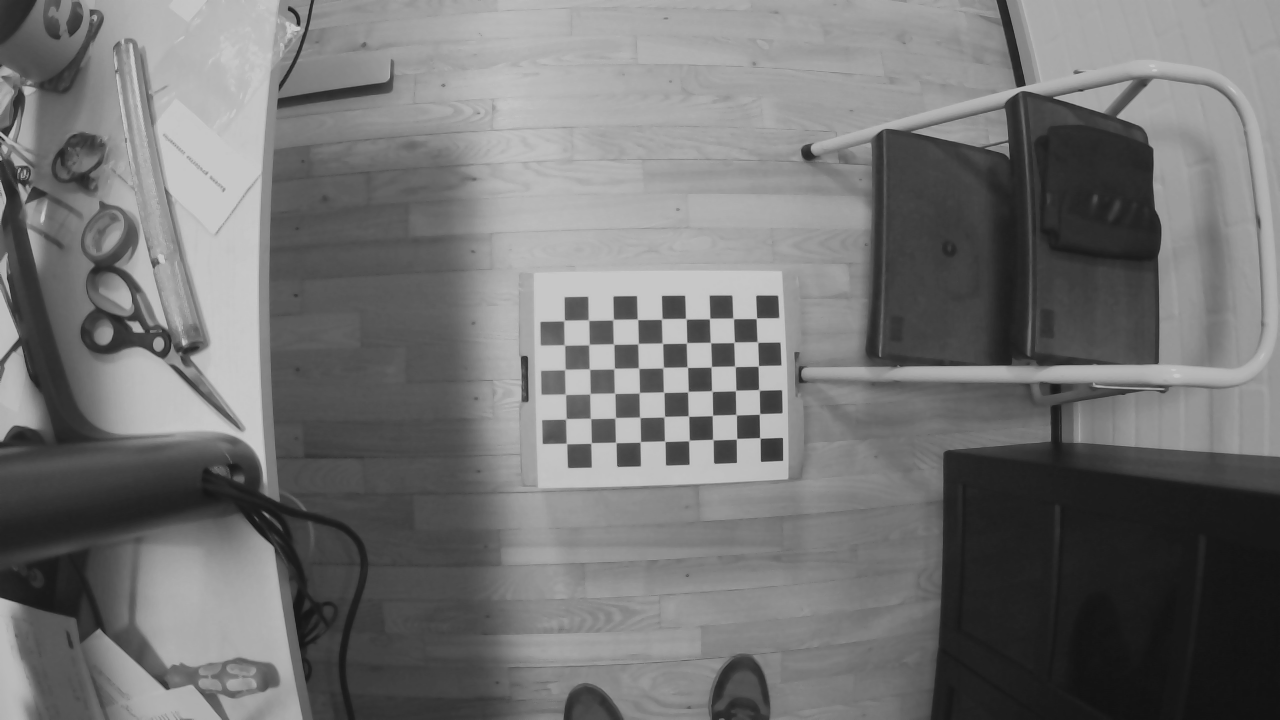
#> input picture src/CameraCalibration/Stereo_calibration_images/left-0001.png, 1280 x 720 px, given as the content of the folder left, which was not available
$ jupyter execute --allow-errors stereo_calib_v2.ipynb   (older library calls are emulated)
#> lines starting #> are read from the running program, lines starting #| are printed output that depends on the picture; after the words box and inside, x2 and y2 are one past the last pixel; in counts of white or black regions, pixels touching at a corner belong together; long printed decimals are rounded; pictures that were not available may be replaced by others from this repository, and a replacement may not be noted
[cell 1]
import cv2
import numpy as np
import os
import glob
import matplotlib.pyplot as plt


# Defining the dimensions of checkerboard
CHECKERBOARD = (6,9)
criteria = (cv2.TERM_CRITERIA_EPS + cv2.TERM_CRITERIA_MAX_ITER, 30, 0.001)

# Creating vector to store vectors of 3D points for each checkerboard image
objpoints_left = []
objpoints_right = []

# Creating vector to store vectors of 2D points for each checkerboard image
imgpoints_left = []
imgpoints_right = []


# Defining the world coordinates for 3D points
objp = np.zeros((CHECKERBOARD[0] * CHECKERBOARD[1], 3), np.float32)
objp[:,:2] = np.mgrid[0:CHECKERBOARD[1], 0:CHECKERBOARD[0]].T.reshape(-1, 2)

prev_img_shape = None

# Extracting path of individual image stored in a given directory
# NOTE I have split images in 2 separate subfolders

images = sorted(glob.glob('left/*.png'))
assert images

for fname in images:
    img = cv2.imread(fname)
#> img is the input picture: shape (720, 1280, 3); min 18, max 201, mean 115.2
    gray = cv2.cvtColor(img,cv2.COLOR_BGR2GRAY)

    # Find the chess board corners
    ret, corners = cv2.findChessboardCorners(gray, (CHECKERBOARD[1],CHECKERBOARD[0]), cv2.CALIB_CB_ADAPTIVE_THRESH + cv2.CALIB_CB_FAST_CHECK + cv2.CALIB_CB_NORMALIZE_IMAGE)
#> ret = True; corners = 54 rows, first 8: [760, 438], [736.6, 438.6], [712.8, 439.5], [688.9, 440.5], [664.8, 441.2], [640.3, 441.8], [615.7, 442.4], [591.1, 443]

    if ret == True:
        objpoints_left.append(objp)

        corners2 = cv2.cornerSubPix(gray, corners, (11,11),(-1,-1), criteria)
#> corners2 = 54 rows, first 8: [759.9, 437.9], [736.5, 438.7], [712.8, 439.6], [688.9, 440.4], [664.7, 441.2], [640.3, 441.8], [615.8, 442.5], [591.1, 443]
        imgpoints_left.append(corners2)

        # Draw and display the corners
        #img = cv2.drawChessboardCorners(img, (CHECKERBOARD[1],CHECKERBOARD[0]), corners2, ret)

#    cv2.imshow('img',img)
#    cv2.waitKey(0)

cv2.destroyAllWindows()

images = sorted(glob.glob('right/*.png'))
assert images

for fname in images:
    img = cv2.imread(fname)
    gray = cv2.cvtColor(img,cv2.COLOR_BGR2GRAY)

    # Find the chess board corners
    ret, corners = cv2.findChessboardCorners(gray, (CHECKERBOARD[1],CHECKERBOARD[0]), cv2.CALIB_CB_ADAPTIVE_THRESH + cv2.CALIB_CB_FAST_CHECK + cv2.CALIB_CB_NORMALIZE_IMAGE)

    if ret == True:
        objpoints_right.append(objp)

        corners2 = cv2.cornerSubPix(gray, corners, (11,11),(-1,-1), criteria)
        imgpoints_right.append(corners2)

[cell 2]
#calibrate left camera

#calib_flags = (cv2.CALIB_FIX_PRINCIPAL_POINT + cv2.CALIB_RATIONAL_MODEL)

ret, mtxL, distL, rvecsL, tvecsL = cv2.calibrateCamera(objpoints_left, imgpoints_left, gray.shape[::-1], None, None)
#> ret = 0.0699; mtxL = [[629.7, 0, 588.6], [0, 630.1, 382.7], [0, 0, 1]]; distL = [[-0.455, 1.87, -0.00549, 0.0188, -7.79]]; rvecsL = ([-0.0618, 0.062, 3.12],); tvecsL = ([7.09, 2.31, 25.68],)
print("Camera matrix : \n")
print(mtxL)
#| [[629.715   0.         588.591]
#|  [  0.         630.117  382.720]
#|  [  0.           0.           1.        ]]
print("dist : \n")
print(distL)
#| [[-4.55228837e-01  1.87206424e+00 -5.49130698e-03  1.87969069e-02
#|   -7.78667591e+00]]

[cell 3]
#calibrate right camera

ret, mtxR, distR, rvecsR, tvecsR = cv2.calibrateCamera(objpoints_right, imgpoints_right, gray.shape[::-1], None, None)
#> mtxR = [[629.7, 0, 588.6], [0, 630.1, 382.7], [0, 0, 1]]; distR = [[-0.455, 1.87, -0.00549, 0.0188, -7.79]]; rvecsR = ([-0.0618, 0.062, 3.12],); tvecsR = ([7.09, 2.31, 25.68],)
print("Camera matrix : \n")
print(mtxR)
#| [[629.715   0.         588.591]
#|  [  0.         630.117  382.720]
#|  [  0.           0.           1.        ]]
print("dist : \n")
print(distR)
#| [[-4.55228837e-01  1.87206424e+00 -5.49130698e-03  1.87969069e-02
#|   -7.78667591e+00]]

[cell 4]
#Test the calibration by undistorting

#undistort
imgL = cv2.imread('left-0000.png')
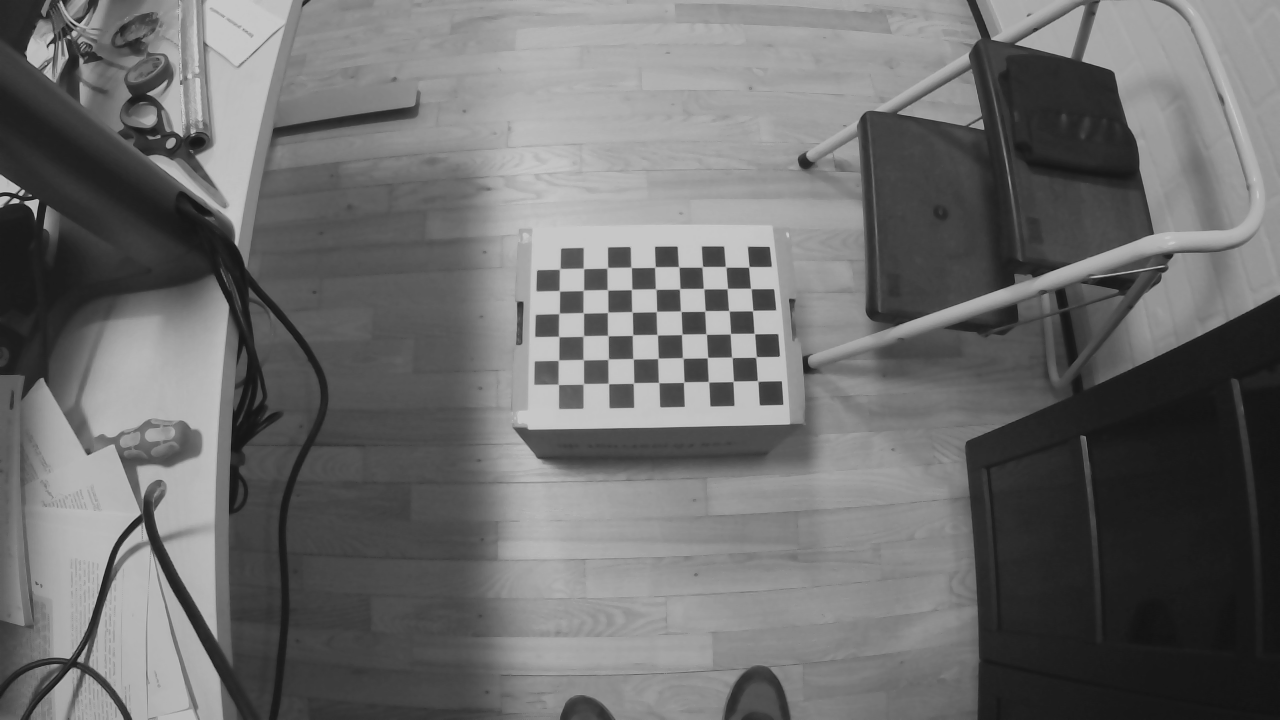
#> input picture src/CameraCalibration/Stereo_calibration_images/left-0000.png, 1280 x 720 px, found by its file name
#> imgL is the input picture: shape (720, 1280, 3); min 18, max 201, mean 109.2
imgR = cv2.imread('right-0000.png')
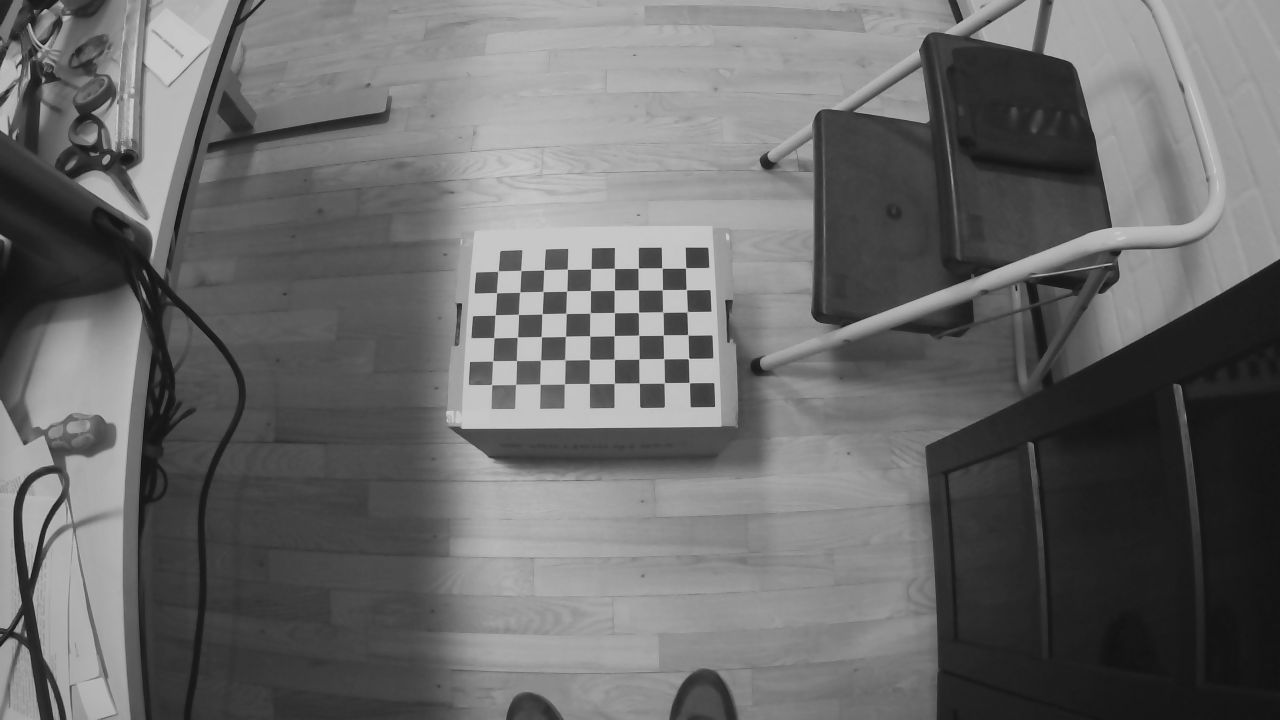
#> input picture src/CameraCalibration/Stereo_calibration_images/right-0000.png, 1280 x 720 px, found by its file name
#> imgR is the input picture: shape (720, 1280, 3); min 17, max 201, mean 105.9
h,  w = imgL.shape[:2]
#> h = 720; w = 1280


# [16 lines of commented-out code are left out]

print("NEW Camera matrix : \n")
#> (the rest of this cell did not finish here and is left out)

[cell 5]
#stereo calibrate

stereocalibration_criteria = (cv2.TERM_CRITERIA_EPS + cv2.TERM_CRITERIA_MAX_ITER, 100, 1e-5)
stereocalibration_flags = (cv2.CALIB_FIX_K3 + cv2.CALIB_FIX_K4 + cv2.CALIB_FIX_K5 + cv2.CALIB_FIX_ASPECT_RATIO + cv2.CALIB_ZERO_TANGENT_DIST + cv2.CALIB_SAME_FOCAL_LENGTH + cv2.CALIB_RATIONAL_MODEL)
stereocalibration_retval, cameraMatrix1, distCoeffs1, cameraMatrix2, distCoeffs2, R, T, E, F = cv2.stereoCalibrate(objpoints_left,imgpoints_left,imgpoints_right,mtxL,distL,mtxR,distR,gray.shape[::-1], flags = stereocalibration_flags, criteria = stereocalibration_criteria)
#> stereocalibration_retval = 0.0753; cameraMatrix1 = [[812.8, 0, 623.9], [0, 813.3, 371.4], [0, 0, 1]]; cameraMatrix2 = [[812.8, 0, 623.9], [0, 813.3, 371.4], [0, 0, 1]]; R = [[1, -1.6e-11, 1.28e-10], [1.6e-11, 1, 6.05e-11], [-1.28e-10, -6.05e-11, 1]]; T = [3.72e-09, 1.95e-09, -1.77e-07]; E = [[2.58e-18, 1.77e-07, 1.95e-09], [-1.77e-07, 3.06e-18, -3.72e-09], [-1.95e-09, 3.72e-09, -2.52e-20]]; F = [[2.71e-06, 186388.4, -67555034.8], [-186388.4, 3.21e-06, 113102416.9], [67555034.8, -113102416.9, 1]]

print("RETVAL: \n")
print(stereocalibration_retval)
#| 0.07529
print("Camera matrix 1: \n")
print(cameraMatrix1)
#| [[812.801    0.         623.858]
#|  [  0.         813.321 371.401]
#|  [  0.           0.           1.        ]]
print("Camera matrix 2: \n")
print(cameraMatrix2)
#| [[812.801    0.         623.858]
#|  [  0.         813.321 371.401]
#|  [  0.           0.           1.        ]]
print("R: \n")
print(R)
#| [[ 1.00000000e+00 -1.59644295e-11  1.28109677e-10]
#|  [ 1.59644295e-11  1.00000000e+00  6.05117367e-11]
#|  [-1.28109677e-10 -6.05117367e-11  1.00000000e+00]]
print("T: \n")
print(T)
#| [[ 3.72030499e-09]
#|  [ 1.95394875e-09]
#|  [-1.77383745e-07]]
print("E: \n")
print(E)
#| [[ 2.58151055e-18  1.77383745e-07  1.95394876e-09]
#|  [-1.77383745e-07  3.05695241e-18 -3.72030501e-09]
#|  [-1.95394875e-09  3.72030499e-09 -2.51976266e-20]]
print("F: \n")
print(F)
#| [[ 2.71429018e-06  1.86388370e+05 -6.75550348e+07]
#|  [-1.86388370e+05  3.21008321e-06  1.13102417e+08]
#|  [ 6.75550348e+07 -1.13102417e+08  1.00000000e+00]]

[cell 6]
P1 = np.zeros(shape=(3,4))
P2 = np.zeros(shape=(3,4))

R1 = np.zeros(shape=(3,3))
R2 = np.zeros(shape=(3,3))

R1, R2, P1, P2, Q, roi1, roi2 = cv2.stereoRectify(cameraMatrix1,distCoeffs1,cameraMatrix2,distCoeffs2,gray.shape[::-1], R, T, alpha=0)
#> R1 = [[0.021, 0.011, -1], [-0.011, 1, 0.0108], [1, 0.0108, 0.0211]]; R2 has the same summary as R1; P1 = [[44291, 0, 622.5, 0], [0, 44291, 370.9, 0], [0, 0, 1, 0]]; P2 = [[44291, 0, 622.5, 0.00786], [0, 44291, 370.9, 0], [0, 0, 1, 0]]; Q = [[1, 0, 0, -622.5], [0, 1, 0, -370.9], [0, 0, 0, 44291], [0, 0, -5635913.9, 0]]; roi1 = (0, 0, 0, 0); roi2 = (0, 0, 0, 0)


print("R1: \n")
print(R1)
#| [[ 0.02097  0.01101 -0.9997]
#|  [-0.01101  0.9999  0.01078]
#|  [ 0.9997  0.01078  0.02109 ]]
print("R2: \n")
print(R2)
#| [[ 0.02097  0.01101 -0.9997]
#|  [-0.01101  0.9999  0.01078]
#|  [ 0.9997  0.01078  0.02109 ]]
print("P1: \n")
print(P1)
#| [[4.42910377e+04 0.00000000e+00 6.22468025e+02 0.00000000e+00]
#|  [0.00000000e+00 4.42910377e+04 3.70866272e+02 0.00000000e+00]
#|  [0.00000000e+00 0.00000000e+00 1.00000000e+00 0.00000000e+00]]
print("P2: \n")
print(P2)
#| [[4.42910377e+04 0.00000000e+00 6.22468025e+02 7.85871444e-03]
#|  [0.00000000e+00 4.42910377e+04 3.70866272e+02 0.00000000e+00]
#|  [0.00000000e+00 0.00000000e+00 1.00000000e+00 0.00000000e+00]]
print("Q: \n")
print(Q)
#| [[ 1.00000000e+00  0.00000000e+00  0.00000000e+00 -6.22468025e+02]
#|  [ 0.00000000e+00  1.00000000e+00  0.00000000e+00 -3.70866272e+02]
#|  [ 0.00000000e+00  0.00000000e+00  0.00000000e+00  4.42910377e+04]
#|  [ 0.00000000e+00  0.00000000e+00 -5.63591388e+06  0.00000000e+00]]
print("ROI 1: \n")
print(roi1)
#| (0, 0, 0, 0)
print("ROI 2: \n")
print(roi2)
#| (0, 0, 0, 0)

[cell 7]
### TEST ##
#initialize maps

imgL = cv2.imread('left/left-0000.png')
imgR = cv2.imread('right/right-0000.png')


map1x, map1y = cv2.initUndistortRectifyMap(cameraMatrix1, distCoeffs1, R1, P1, gray.shape[::-1], cv2.CV_32FC1)
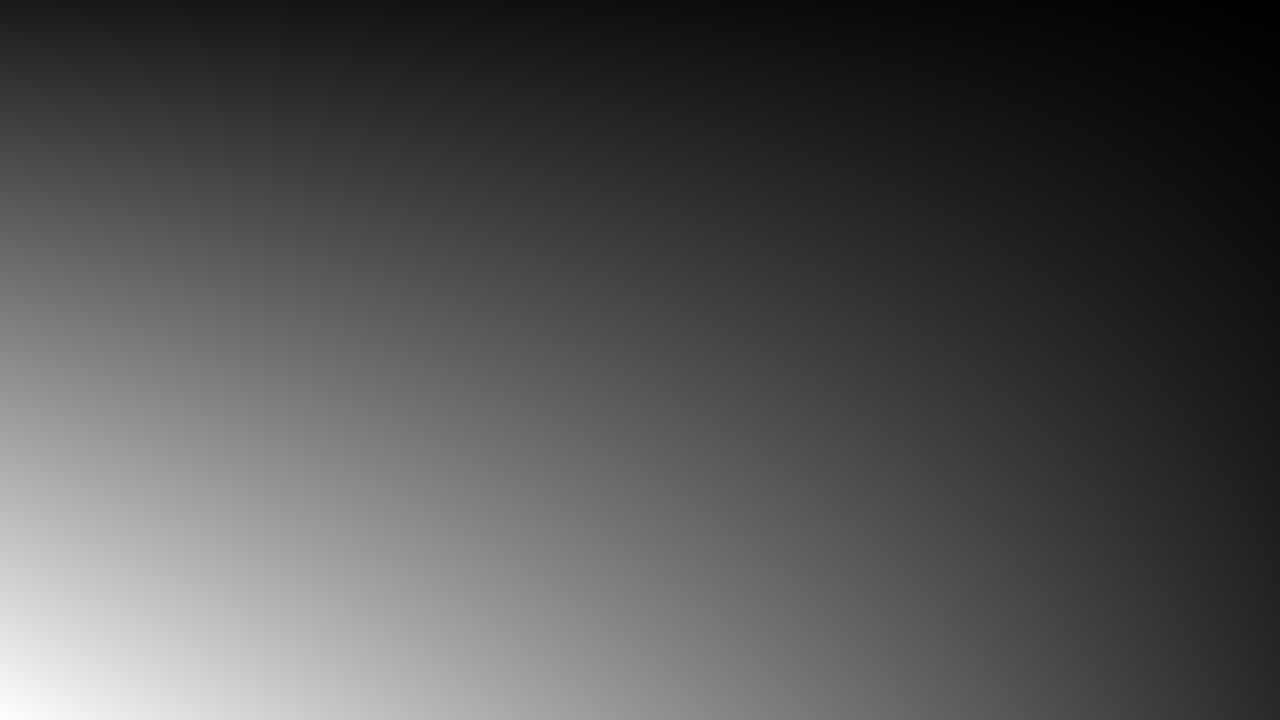
#> map1y: shape (720, 1280) float32; min 371.4, max 371.4, mean 371.4; drawn with min black and max white
map2x, map2y = cv2.initUndistortRectifyMap(cameraMatrix2, distCoeffs2, R2, P2, gray.shape[::-1], cv2.CV_32FC1)


Limg = cv2.remap(imgL, map1x, map1y, cv2.INTER_LINEAR);
#> Limg: shape (720, 1280, 3); every value is 197
Rimg = cv2.remap(imgR, map2x, map2y, cv2.INTER_LINEAR);
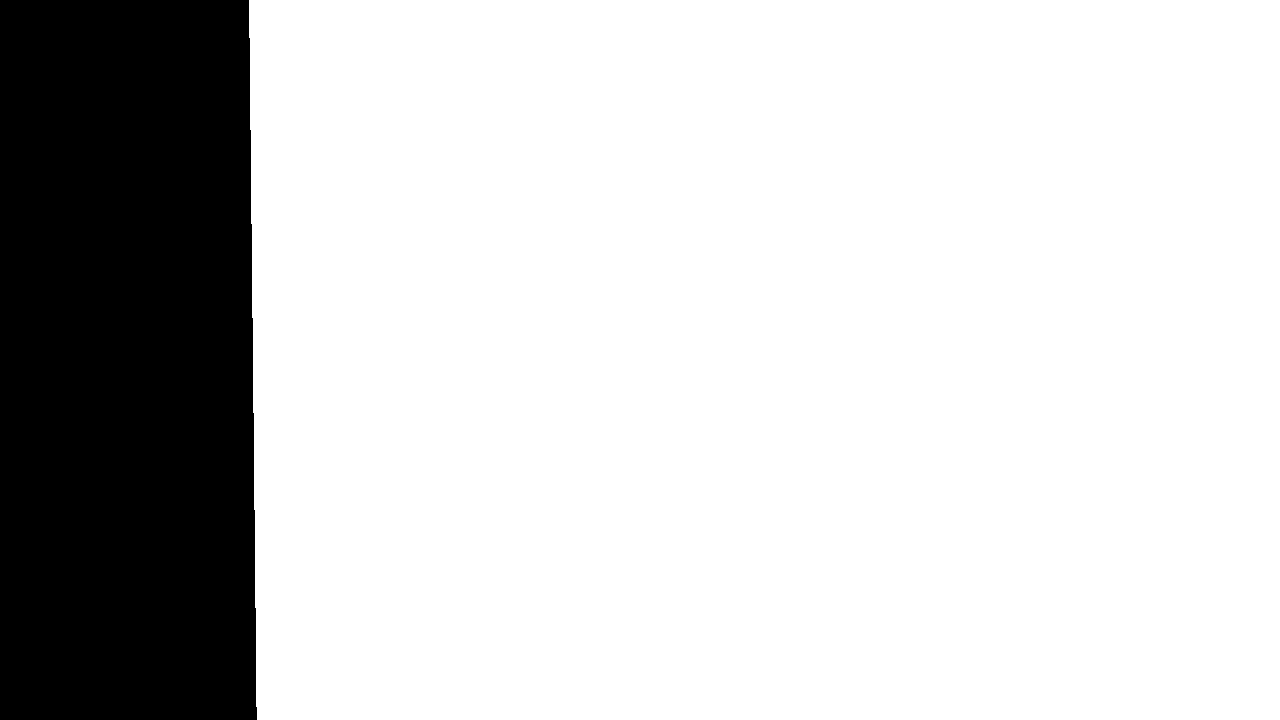
#> Rimg: shape (720, 1280, 3); values 70 (black) and 71 (white), 80.2% white; 1 black region, box (x1, y1, x2, y2) and area: (0, 0, 257, 720) 182092


fig, ax = plt.subplots(nrows=2, ncols=2, figsize=(18,18))
ax[0][0].imshow(imgL)
ax[0][0].set_title('Original left image')
ax[0][1].imshow(imgR)
ax[0][1].set_title('Original right image')
ax[1][0].imshow(Limg)
ax[1][0].set_title('Rectified right image')
ax[1][1].imshow(Rimg)
ax[1][1].set_title('Rectified right image')
